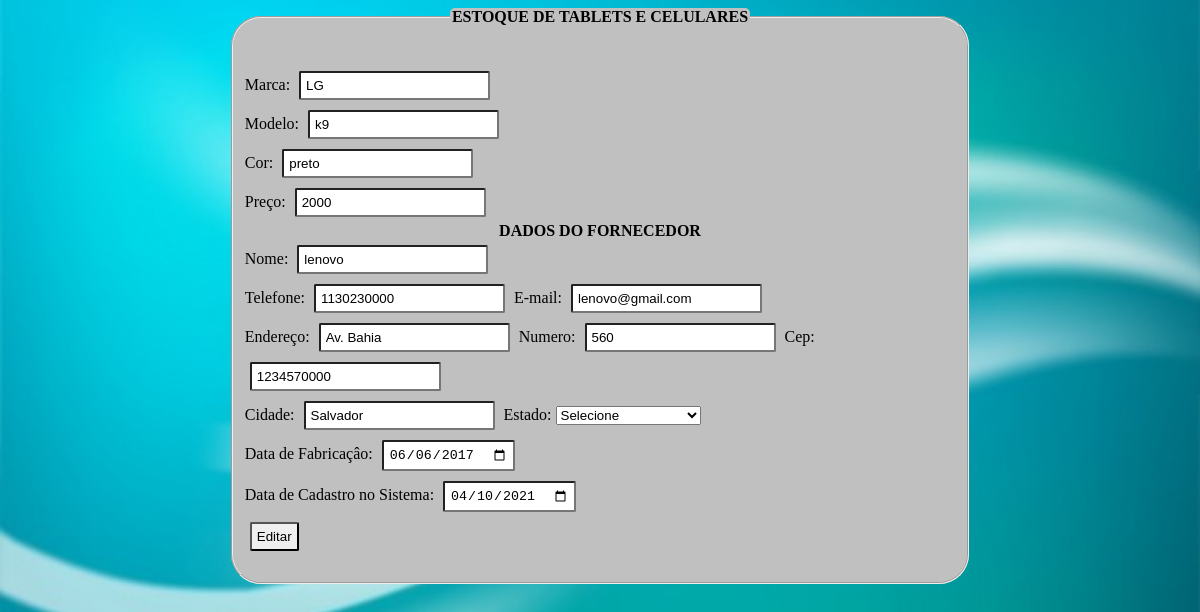
The app's page /editar.php?id=14 with its own data.
### tables this page shows
CREATE TABLE `produtos` (
  `id` int(11) NOT NULL,
  `marca` varchar(50) NOT NULL,
  `modelo` varchar(50) NOT NULL,
  `cor` varchar(50) NOT NULL,
  `preco` float NOT NULL,
  `nome_fornecedor` varchar(100) NOT NULL,
  `telefone` float NOT NULL,
  `email` varchar(100) NOT NULL,
  `endereco` varchar(100) NOT NULL,
  `numero` int(11) NOT NULL,
  `cep` float NOT NULL,
  `cidade` varchar(100) NOT NULL,
  `estado` varchar(100) NOT NULL,
  `data_fabricacao` date NOT NULL,
  `data_cadastro` date NOT NULL
);

### editar.php (the view, shortened to what this page needs)
<?php
include_once 'conexao.php';
$id = filter_input(INPUT_GET, 'id', FILTER_SANITIZE_NUMBER_INT);
?>
<!DOCTYPE html>
<html>
    <head>
     <link rel="stylesheet" type="text/css" href="css/estilo.css">
    </head>
    <body>
        <?php
        $stmt = "SELECT * FROM produtos WHERE id = $id";
        $stmt = $conexao->prepare($stmt);
        $stmt->execute();
        $rs = $stmt->fetch(PDO::FETCH_ASSOC);
        ?>
        <form method="POST" action="update.php">
	       <fieldset>
	      <legend>
	       Estoque de Tablets e Celulares
	      </legend>
	     <p>
	     <br>
	     <label> Marca:</label>
	     <input type="text" name="marca" value="<?php
          if(isset($rs['marca'])) {echo $rs['marca']; }
        ?>" />
	     <br>
	     <label> Modelo: </label>
	     <input type="text" name="modelo" value="<?php
             if(isset($rs['modelo'])) {echo $rs['modelo']; }
        ?>" />
	     <br>
	     <label> Cor: </label>
	     <input type="text" name="cor" value="<?php
             if(isset($rs['cor'])) {echo $rs['cor']; }
        ?>" />
	     <br>
	     <label> Preço: </label>
	     <input type="number" name="preco" value="<?php
             if(isset($rs['preco'])) {echo $rs['preco']; }
         ?>" />
	      <br>
	     <legend>Dados do Fornecedor</legend>
	     <label> Nome: </label>
	     <input type="text" name="nome_fornecedor" value="<?php
             if(isset($rs['nome_fornecedor'])) {echo $rs['nome_fornecedor']; }
         ?>" />
	     <Br>
	     <label> Telefone: </label>
	     <input type="text" name="telefone" min="0" max="11" placeholder="51 999999999" value="<?php
             if(isset($rs['telefone'])) {echo $rs['telefone']; }
        ?>" />
	     <label> E-mail: </label>
	     <input type="email" name="email" value="<?php
             if(isset($rs['email'])) {echo $rs['email']; }
        ?>" />
	     <br>
	     <label> Endereço: <label>
	     <input type="text" name="endereco"  placeholder="Rua" value="<?php
             if(isset($rs['endereco'])) {echo $rs['endereco']; }
        ?>" />
	     <label> Numero: </label>
	     <input type="number" name="numero" placeholder="Nº Rua" value="<?php
             if(isset($rs['numero'])) {echo $rs['numero']; }
        ?>" />
	     <label> Cep: <label>
	     <input type="text"  name="cep" min="0" value="<?php
             if(isset($rs['cep'])) {echo $rs['cep']; }
        ?>" />
	     <br>
	     <label> Cidade: </label>
	     <input type="text" name="cidade" value="<?php
             if(isset($rs['cidade'])) {echo $rs['cidade']; }
        ?>" />
	     <label> Estado: </label>
	     <select name="estado">
	            <option value="vazio"> Selecione </option>
          </select value="<?php
            ?>" >
          <br>
	      <label> Data de Fabricaçâo: </label>
	      <input type="date" name="data_fabricacao" value="<?php
             if(isset($rs['data_fabricacao'])) {echo $rs['data_fabricacao']; }
            ?>" />
	      <br>
	      <label> Data de Cadastro no Sistema: </label>
	      <input type="date" name="data_cadastro" value="<?php
    		 if(isset($rs['data_cadastro'])) {echo $rs['data_cadastro']; }
            ?>" />
	      <br>
        <input name="editar" type="submit" value="Editar">
        </form>
    </body>
</html>

### css/estilo.css (style rules this page uses)
body { background-image:URL(../img/fundo2.jpg); background-attachment:fixed; background-size:100%; }
fieldset { background-color:silver; width:60%; margin:0 auto; border-radius:30px; }
input { padding:5px; margin:5px; border-radius:2px; }
legend { text-align:center; text-transform:uppercase; background-color:silver; font-weight:bold; border-radius:5px; }

### records on screen
produtos: marca "LG", modelo "k9", cor "preto", preco "2000", nome_fornecedor "lenovo", telefone "1130230000", email "lenovo@gmail.com", endereco "Av. Bahia", numero "560", cep "1234570000", cidade "Salvador", data_fabricacao "06/06/2017", data_cadastro "04/10/2021"
